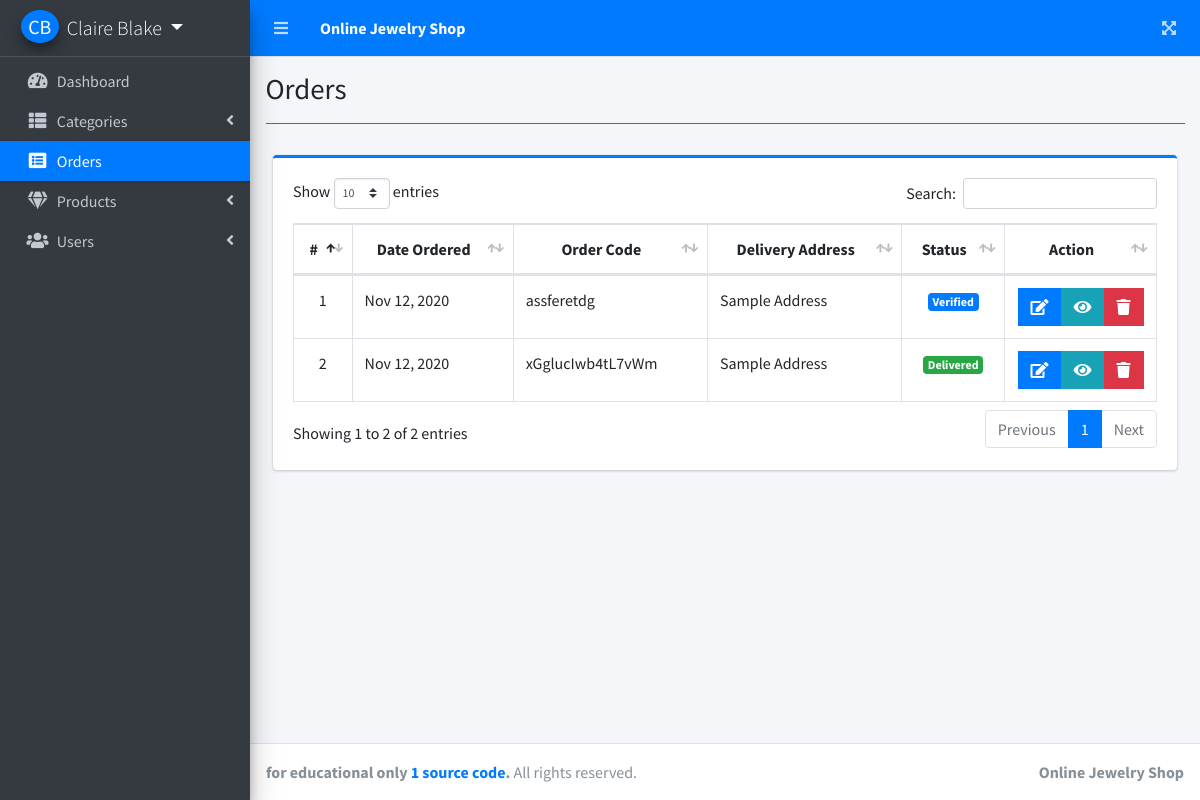
The app's page /admin/index.php?page=orders (signed in) with its own data.
### tables this page shows
CREATE TABLE `orders` (
  `id` int(30) NOT NULL,
  `ref_id` varchar(200) NOT NULL,
  `user_id` int(30) NOT NULL,
  `delivery_address` text NOT NULL,
  `status` tinyint(1) NOT NULL DEFAULT 0,
  `date_created` datetime NOT NULL DEFAULT current_timestamp()
);

### admin/orders.php (the view, shortened to what this page needs)
<?php include 'db_connect.php' ?>
<div class="col-lg-12">
	<div class="card card-outline card-primary">
		<div class="card-body">
			<table class="table table-hover table-bordered">
				<thead>
					<tr>
						<th class="text-center">#</th>
						<th class="text-center">Date Ordered</th>
						<th class="text-center">Order Code</th>
						<th class="text-center">Delivery Address</th>
						<th class="text-center">Status</th>
						<th class="text-center">Action</th>
					</tr>
				</thead>
				<tbody>
					<?php
					$i = 1;
					$query = $conn->query("SELECT o.*,concat(u.lastname,', ',u.firstname,' ',u.middlename) as name FROM orders o inner join users u on u.id = o.user_id order by unix_timestamp(o.date_created)");
					while($row= $query->fetch_assoc()):
					?>
					<tr>
						<td class="text-center"><?php echo $i++ ?></td>
						<td class=""><?php echo date("M d, Y",strtotime($row['date_created'])) ?></td>
						<td class=""><?php echo $row['ref_id'] ?></td>
						<td class=""><?php echo $row['delivery_address'] ?></td>
						<td class="text-center">
							<?php if($row['status'] == 0): ?>
								<span class="badge badge-secondary">Pending</span>
							<?php elseif($row['status'] == 1): ?>
								<span class="badge badge-primary">Verified</span>
							<?php elseif($row['status'] == 2): ?>
								<span class="badge badge-info">Shipped</span>
							<?php elseif($row['status'] == 3): ?>
								<span class="badge badge-success">Delivered</span>
							<?php else: ?>
								<span class="badge badge-danger">Cancelled</span>
							<?php endif; ?>
						</td>
						<td class="text-center">
	                         <div class="btn-group">
		                        <a href="javascript:void(0)" class="btn btn-primary btn-flat update_order" data-id="<?php echo $row['id'] ?>" data-code="<?php echo $row['ref_id'] ?>">
		                          <i class="fas fa-edit"></i>
		                        </a>
		                         <a href="javascript:void(0)" data-id="<?php echo $row['id'] ?>" data-code="<?php echo $row['ref_id'] ?>" class="btn btn-info btn-flat view_order">
		                          <i class="fas fa-eye"></i>
								</a>
		                        <button type="button" class="btn btn-danger btn-flat delete_order" data-id="<?php echo $row['id'] ?>">
		                          <i class="fas fa-trash"></i>
		                        </button>
	                      </div>
					</tr>
					<?php endwhile; ?>
				</tbody>
			</table>
		</div>
	</div>
</div>

### records on screen
orders: date_created "Nov 12, 2020", ref "assferetdg", delivery_address "Sample Address", status "Verified"
orders: date_created "Nov 12, 2020", ref "xGglucIwb4tL7vWm", delivery_address "Sample Address", status "Delivered"

### other values on screen
$_SESSION['login_firstname'].' '.$_SESSION['login_lastname'] "Claire Blake"
$title "Orders"
